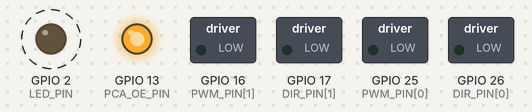
Bench run of a sketch on a simulated ESP32. Parts: switched loads named in the sketch (green lamp = pin HIGH), output pins drawn as LEDs (lit = HIGH). Wiring (inferred from the names in the program): PCA9685 PWM driver at I2C address 0x40. Dashed ring = blinking. Random numbers use the default seed unless the sketch sets one; what the sketch prints to the serial monitor is not drawn.

Above: at 0.12 s.
Timing chart, 0 to 3.0 s (numbered marks = the images above):
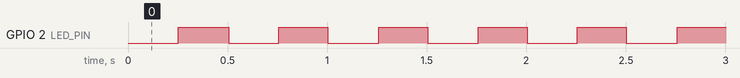

Measured:
- by itself, GPIO 2 (LED_PIN): alternates HIGH for 0.25 s and LOW for 0.25 s

The sketch:

thenar_walker_bot.ino
```cpp
// Thenar Walker — robot ESP32 (on the bot).
// Wi-Fi access point "<TeamName>_TF" (WPA2, one station max), authenticated UDP commands,
// 4 x JGA25-370 12 V motors on 1 x Cytron MDD10A (2 per channel), 6 x MG996R arm servos on a PCA9685.
// Safety: see ThenarLink/tw_robot.h — link loss stops the wheels and freezes the arm with
// servo PWM still on (gripper keeps holding); the hardware kill switch cuts all power.
#include <Arduino.h>
#include <WiFi.h>
#include <WiFiUdp.h>
#include <Wire.h>
#include <ThenarLink.h>
#include "calibration.h"

#ifdef TW_EXAMPLE_CREDENTIALS
#warning "Example credentials in use: copy ThenarLink/src/team_config.example.h to team_config.h"
#endif

// ----------------------------------------------------------------- pins (see docs/WIRING.md)
constexpr int SDA_PIN = 21, SCL_PIN = 22, PCA_OE_PIN = 13, LED_PIN = 2, BATT_PIN = 34;
// Cytron MDD10A Rev2.0, sign-magnitude: PWM pin = speed, DIR pin = direction; PWM low = brake.
// Channel 1 = left side (FL + RL wired in parallel), channel 2 = right side (FR + RR in parallel).
constexpr int PWM_PIN[2] = {25, 16};          // MDD10A PWM1, PWM2
constexpr int DIR_PIN[2] = {26, 17};          // MDD10A DIR1, DIR2
constexpr int SIDE_SIGN[2] = {1, -1};         // right-side motors face the other way
constexpr int PWM_HZ = 20000, PWM_BITS = 10;
constexpr float BATT_DIVIDER = (100.0f + 27.0f) / 27.0f;   // 100k / 27k divider to GPIO34
constexpr uint8_t PCA_ADDR = 0x40;

WiFiUDP udp;
tw::Robot robot;
tw::CmdGate gate;
IPAddress ctrlIp;
uint16_t ctrlPort = 0;
uint32_t lastTick = 0, lastStatus = 0;
uint8_t prescale = 0;
bool pcaOk = false;
char ssid[32];

bool pcaWrite(uint8_t reg, uint8_t v) {
  Wire.beginTransmission(PCA_ADDR); Wire.write(reg); Wire.write(v);
  return Wire.endTransmission() == 0;
}

bool servoWrite(int ch, float q) {
  float us = SERVO_ZERO_US[ch] + q * US_PER_DEGREE[ch] * SERVO_SIGN[ch];
  if (!(us >= PULSE_MIN_US[ch] && us <= PULSE_MAX_US[ch])) return false;
  uint16_t count = lroundf(us * PCA_CLOCK_HZ / (1e6f * (prescale + 1)));
  Wire.beginTransmission(PCA_ADDR);
  Wire.write(uint8_t(6 + 4 * ch)); Wire.write(0); Wire.write(0);
  Wire.write(count & 0xFF); Wire.write(count >> 8);
  return Wire.endTransmission() == 0;
}

void motorWrite(int side, float v) {   // side 0 = left, 1 = right; v in -1..1
  v = tw::clampf(v * SIDE_SIGN[side], -1, 1);
  digitalWrite(DIR_PIN[side], v < 0 ? HIGH : LOW);
  ledcWrite(PWM_PIN[side], lroundf(fabsf(v) * ((1 << PWM_BITS) - 1)));
}

uint16_t batteryMv() {
  return uint16_t(analogReadMilliVolts(BATT_PIN) * BATT_DIVIDER);
}

void handlePacket() {
  int n = udp.parsePacket();
  if (n <= 0) return;
  uint8_t buf[64];
  if (n > int(sizeof buf)) { udp.clear(); return; }
  udp.read(buf, n);
  tw::Hello h;
  if (tw::parse(buf, n, tw::MAGIC_HELLO, team::LINK_KEY, h)) {
    // authenticated controller (re)pairs: fresh random session invalidates any old packets
    uint32_t session = esp_random() | 1;
    gate.new_session(session);
    ctrlIp = udp.remoteIP(); ctrlPort = udp.remotePort();
    tw::Welcome w{tw::MAGIC_WELCOME, h.ctrl_nonce, session, {0}};
    tw::sign(w, team::LINK_KEY);
    udp.beginPacket(ctrlIp, ctrlPort); udp.write((uint8_t *)&w, sizeof w); udp.endPacket();
    Serial.printf("PAIRED %s:%u session %08lx\n", ctrlIp.toString().c_str(), ctrlPort, (unsigned long)session);
    return;
  }
  tw::Cmd c;
  if (udp.remoteIP() != ctrlIp || udp.remotePort() != ctrlPort) return;   // not our controller
  if (gate.accept(buf, n, team::LINK_KEY, c)) robot.on_command(millis(), c);
}

void setup() {
  pinMode(PCA_OE_PIN, OUTPUT); digitalWrite(PCA_OE_PIN, HIGH);   // servo outputs off until engaged
  pinMode(LED_PIN, OUTPUT);
  for (int k = 0; k < 2; k++) {
    pinMode(DIR_PIN[k], OUTPUT); digitalWrite(DIR_PIN[k], LOW);
    ledcAttach(PWM_PIN[k], PWM_HZ, PWM_BITS); ledcWrite(PWM_PIN[k], 0);
  }
  analogSetPinAttenuation(BATT_PIN, ADC_11db);
  Serial.begin(115200);
  Wire.begin(SDA_PIN, SCL_PIN); Wire.setClock(400000); Wire.setTimeOut(20);
  prescale = uint8_t(lroundf(PCA_CLOCK_HZ / (4096.0f * 50)) - 1);
  pcaOk = pcaWrite(0, 0x10) && pcaWrite(0xFE, prescale) && pcaWrite(1, 4) && pcaWrite(0, 0x20);
  tw::device_name(team::TEAM_NAME, ssid, sizeof ssid);
  WiFi.mode(WIFI_AP);
  WiFi.softAP(ssid, team::WIFI_PASSWORD, 6, 0, 1);   // channel 6, visible, max 1 station
  udp.begin(tw::UDP_PORT);
  Serial.printf("THENAR WALKER BOT  AP %s  %s  PCA9685 %s  servo calibration %s\n", ssid,
                WiFi.softAPIP().toString().c_str(), pcaOk ? "ok" : "MISSING", FOLLOWER_CALIBRATED ? "ok" : "PENDING (arm stays off)");
}

void loop() {
  handlePacket();
  uint32_t now = millis();
  if (uint32_t(now - lastTick) < 10) return;     // 100 Hz control loop
  lastTick = now;
  tw::Outputs o = robot.tick(now);
  for (int k = 0; k < 2; k++) motorWrite(k, o.wheel[k]);
  bool armOk = o.servo_pwm_on && pcaOk && FOLLOWER_CALIBRATED;
  if (armOk) {
    for (int i = 0; i < 6; i++)
      if (!servoWrite(i, o.q[i])) { armOk = false; break; }
  }
  // PWM stays on through HOLD so the gripper keeps its grip; only a bus/pulse fault turns it off
  digitalWrite(PCA_OE_PIN, armOk ? LOW : HIGH);
  digitalWrite(LED_PIN, robot.state == tw::ACTIVE ? HIGH : ((now / 250) & 1));
  if (ctrlPort && uint32_t(now - lastStatus) >= 100) {
    lastStatus = now;
    tw::Status s{tw::MAGIC_STATUS, gate.session, gate.last_seq, robot.state, robot.reason, batteryMv(), {0}};
    tw::sign(s, team::LINK_KEY);
    udp.beginPacket(ctrlIp, ctrlPort); udp.write((uint8_t *)&s, sizeof s); udp.endPacket();
  }
}
```

calibration.h
```cpp
#pragma once
// MG996R pulse calibration   same meaning as thenar-arms firmware/thenar/calibration.h.
// Measured with docs/calibrator (references A/B per joint, safe ends), October 2026. Also stored on the robot (NVS "tw-armcal").
constexpr bool FOLLOWER_CALIBRATED = true;
constexpr float SERVO_ZERO_US[6] = {2360.0, 755.7, 1669.2, 796.2, 1920.0, 1460.0};
constexpr float US_PER_DEGREE[6] = {10.0, 8.22222, 11.77778, 14.88889, 10.55556, 10.0};
constexpr int SERVO_SIGN[6] = {-1, -1, 1, 1, -1, -1};
constexpr float PULSE_MIN_US[6] = {1250, 500, 500, 500, 500, 500};
constexpr float PULSE_MAX_US[6] = {2500, 1920, 1860, 1660, 2450, 1640};
constexpr float PCA_CLOCK_HZ = 25000000;
```
